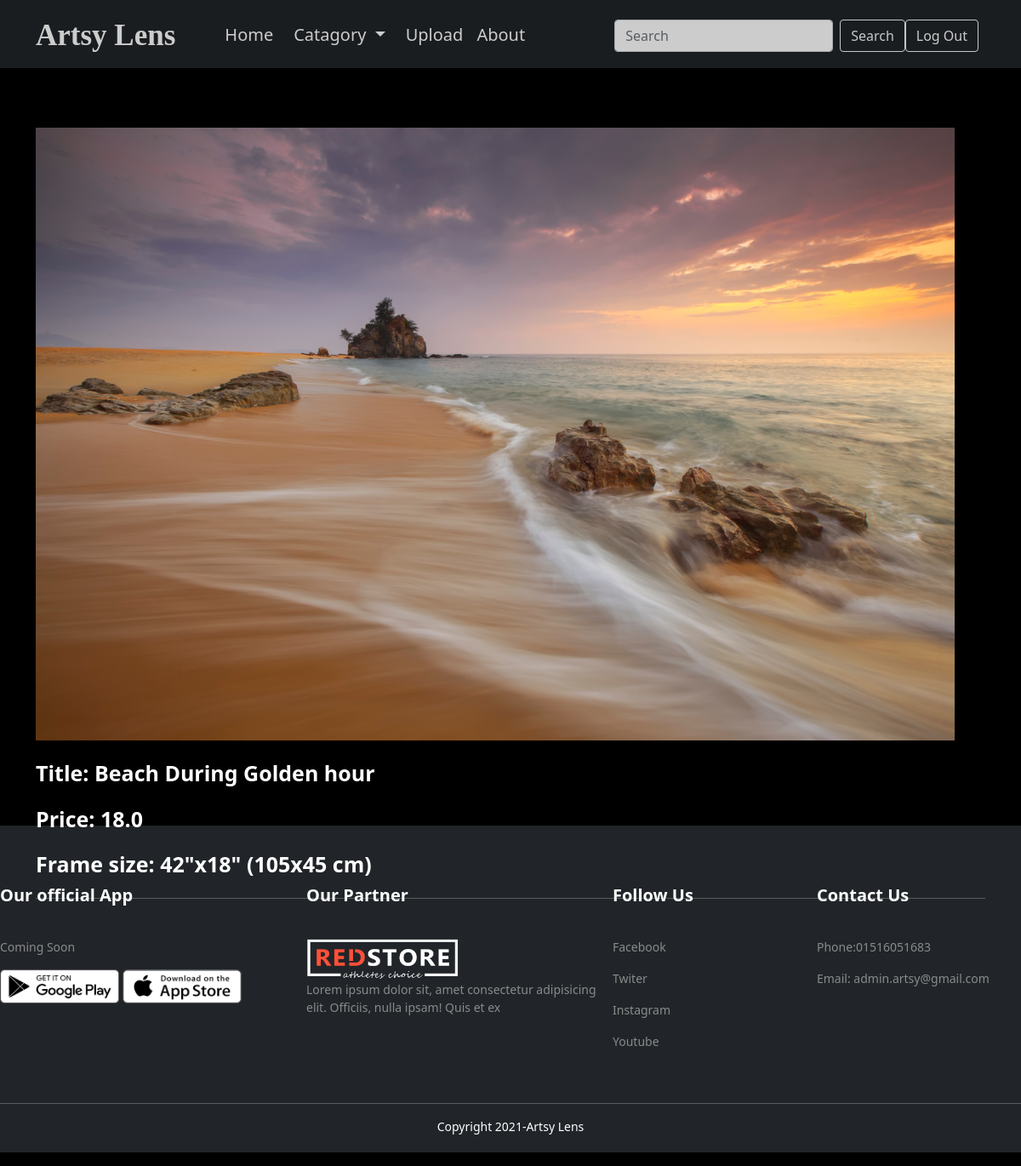
Screenshot of /photo/4/ (signed in) with the database file from the repository.
### photos/models.py (models this page shows, shortened)
class Photo(models.Model):
    category = models.ForeignKey(Category, on_delete=models.SET_NULL, null=True, blank=True)
    image = models.ImageField(null=False, blank=False)
    photo_title = models.CharField(max_length=200,null=False, blank=False)
    photo_price = models.FloatField(null=False, blank=False)
    frame_size = models.CharField(max_length=200,null=False, blank=False)

### photos/views.py (the view)
# urls.py: path('photo/<str:pk>/', views.viewPhoto, name='photo'),
@login_required(login_url='login')
def viewPhoto(request, pk):
    photo = Photo.objects.get(id=pk)
    return render(request, 'photos/photo.html', {'photo':photo})

### photos/templates/photos/photo.html (shortened to what this page needs)
<!doctype html>
<html lang="en">
<head>
  <link href="https://cdn.jsdelivr.net/npm/bootstrap@5.1.3/dist/css/bootstrap.min.css" rel="stylesheet"
>
</head>
<body>
  <header class="p-3 bg-dark text-white">
    <div class="container">
      <div class="d-flex flex-wrap align-items-center justify-content-center justify-content-lg-start">
        <div class="logo">
          <a href="{% url 'gallery' %}" class="d-flex align-items-center mb-2 mb-lg-0  text-decoration-none">
            Artsy Lens
          </a>
        </div>
        <ul class="nav col-12 col-lg-auto me-lg-auto mb-2 justify-content-center mb-md-0">
          <li><a href="{% url 'gallery' %}" class="nav-link px-2 ">Home</a></li>
          <li class="nav-item dropdown">
            <a class="nav-link dropdown-toggle" href="#" id="navbarDropdownMenuLink" role="button"
              data-bs-toggle="dropdown" aria-expanded="false">
              Catagory
            </a>
          </li>
          <li><a href="{% url 'upload' %}" class="nav-link px-2 ">Upload</a></li>
          <li><a href="{% url 'about' %}" class="nav-link px-2 ">About</a></li>
        </ul>
        <form class="d-flex">
          <input class="form-control me-2" name="q" type="search" placeholder="Search" aria-label="Search">
          <button class="btn btn-outline-light" type="submit">Search</button>
        </form>
        <div class="text-end">
          <div class="log_sign">
            <button type="button" class="btn btn-outline-light me-2 sign_in"><a href="{% url 'logout' %}">Log
                Out</a></button>
          </div>
        </div>
      </div>
    </div>
  </header>
  <main>
    <div class="container">
      <div class="row justify-content-center">
        <div class="col">
          <div style="height: 90vh;">
            <img style="max-width: 100%; max-height: 100%" src="{{photo.image.url}}" alt="">
            <div class="photo-details" style="margin: 20px 0; font-size: 25px; font-weight: 600;">
              <p>Title: {{photo.photo_title}}</p>
              <p>Price: {{photo.photo_price}}</p>
              <p>Frame size: {{photo.frame_size}}</p>
            </div>
            <p>
              <hr class="text-light">
            </p>
          </div>
        </div>
      </div>
    </div>
  </main>
  <footer>
    <div class="footer-internal">
      <div class="part1">
        <h2>Our official App</h2>
        <p>Coming Soon</p>
        <div class="part1-img">
          <img src="../../../static/images/play-store.png" alt="">
          <img src="../../../static/images/app-store.png" alt="">
        </div>
      </div>
      <div class="part2">
        <h2>Our Partner</h2>
        <div class="part2-img">
          <img src="../../../static/images/logo-white.png" alt="">
        </div>
        <p>Lorem ipsum dolor sit, amet consectetur adipisicing elit. Officiis, nulla ipsam! Quis et ex</p>
      </div>
      <div class="part3">
        <h2>Follow Us</h2>
        <p><a href="https://www.facebook.com/" target="_blank"> Facebook</a></p>
        <p><a href=" https://twitter.com/" target="_blank"> Twiter</a></p>
        <p><a href="https://www.instagram.com/" target="_blank"> Instagram</a></p>
        <p><a href="https://www.youtube.com/" target="_blank"> Youtube</a></p>
      </div>
      <div class="part4">
        <h2>Contact Us</h2>
        <p>Phone:01516051683</p>
        <p>Email: admin.artsy@gmail.com</p>
      </div>
    </div>
    <hr>
    <div class="final-part">
      <p>Copyright 2021-Artsy Lens</p>
    </div>
  </footer>
</body>
</html>

### photos/templates/photos/photo.html (style rules this page uses)
:root { --trans: all 0.3s linear; }
body { background: #000000; }
p, h3, label { color: #ffffff; }
header { padding: 20px 0; position: fixed; width: 100%; height: 100px; left: 0; top: 0; background: #000000; z-index: 9999; opacity: 0.8; height: 80px; }
header .logo a { font-size: 35px; font-family: 'Gluten', cursive; font-weight: 700; text-decoration: none; transition: var(--trans); padding-right: 50px; color: #ffffff; }
header .container ul li a { text-decoration: none; font-size: 20px; color: #ffffff; transition: var(--trans); border-bottom: 2px solid transparent; }
.log_sign button a { text-decoration: none; color: #ffff; transition: var(--trans); }
main { margin-top: 150px; }
footer { background: #212529; margin-top: 100px; }
footer hr { color: #ffff; }
footer .footer-internal { max-width: 1250px; margin: 0 auto; padding-top: 70px; padding-bottom: 30px; display: grid; grid-template-columns: 3fr 3fr 2fr 2fr; grid-template-areas: "part1 part2 part3 part4"; }
footer h2 { color: #ffff; font-size: 20px; padding-bottom: 30px; font-weight: 700; }
footer p { color: #8a8a8a; font-size: 14px; }
footer .footer-internal .part1 { grid-area: part1; }
footer .footer-internal .part1 img { width: 140px; height: 40px; }
footer .footer-internal .part2 { grid-area: part2; }
footer .footer-internal .part2 img { height: 50px; width: 180px; }
footer .footer-internal .part3 { grid-area: part3; }
footer .footer-internal .part3 a { text-decoration: none; color: #8a8a8a; }
footer .footer-internal .part4 { grid-area: part4; }
footer .final-part p { text-align: center; color: #ffff; padding-bottom: 20px; }

### rows the page displays
Photo: image (picture), photo_title "Beach During Golden hour", photo_price "18.0", frame_size "42\"x18\" (105x45 cm)"
